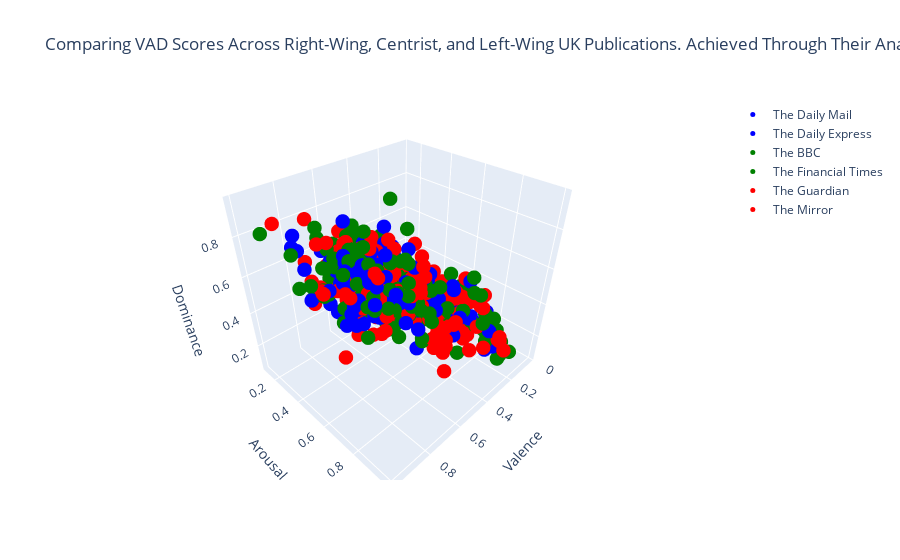

Notebook cell for this chart:
### Code cell
#Plotting TG and DM VAD values in 3D.
x1 = DM_emo_df['valence']
y1 = DM_emo_df['arousal']
z1 = DM_emo_df['dominance']

x2 = DE_emo_df['valence']
y2 = DE_emo_df['arousal']
z2 = DE_emo_df['dominance']

x3 = BBC_emo_df['valence']
y3 = BBC_emo_df['arousal']
z3 = BBC_emo_df['dominance']

x4 = FT_emo_df['valence']
y4 = FT_emo_df['arousal']
z4 = FT_emo_df['dominance']

x5 = TG_emo_df['valence']
y5 = TG_emo_df['arousal']
z5 = TG_emo_df['dominance']

x6 = TM_emo_df['valence']
y6 = TM_emo_df['arousal']
z6 = TM_emo_df['dominance']

trace1 = go.Scatter3d(x=x1, y=y1, z=z1, mode='markers', marker=dict(size=5, color='blue'), name='The Daily Mail')
trace2 = go.Scatter3d(x=x2,y=y2,z=z2,mode='markers',marker=dict(size=5,color='blue'),name='The Daily Express')
trace3 = go.Scatter3d(x=x3,y=y3,z=z3,mode='markers',marker=dict(size=5,color='green'),name='The BBC')
trace4 = go.Scatter3d(x=x4,y=y4,z=z4,mode='markers',marker=dict(size=5,color='green'),name='The Financial Times')
trace5 = go.Scatter3d(x=x5,y=y5,z=z5,mode='markers',marker=dict(size=5,color='red'),name='The Guardian')
trace6 = go.Scatter3d(x=x6,y=y6,z=z6,mode='markers',marker=dict(size=5,color='red'),name='The Mirror')

fig = go.Figure(data=[trace1, trace2, trace3, trace4, trace5, trace6])
fig.update_layout(title='Comparing VAD Scores Across Right-Wing, Centrist, and Left-Wing UK Publications.\nAchieved Through Their Analysis of Their Most Recent YouTube Titles.)',scene=dict(xaxis=dict(title='Valence'),yaxis=dict(title='Arousal'),zaxis=dict(title='Dominance')))
fig.show()

### Figure 1 — Plotly figure (JSON) as saved in the notebook; plotly's stock layout.template omitted (floating-point values rounded to 4 significant figures; data arrays with more than 128 entries replaced by an {"elided": "..."} marker saying what was removed)
{"data": [{"marker": {"color": "blue", "size": 5}, "mode": "markers", "name": "The Daily Mail", "type": "scatter3d", "x": {"elided": "165 float values"}, "y": {"elided": "165 float values"}, "z": {"elided": "165 float values"}}, {"marker": {"color": "blue", "size": 5}, "mode": "markers", "name": "The Daily Express", "type": "scatter3d", "x": {"elided": "170 float values"}, "y": {"elided": "170 float values"}, "z": {"elided": "170 float values"}}, {"marker": {"color": "green", "size": 5}, "mode": "markers", "name": "The BBC", "type": "scatter3d", "x": {"elided": "222 float values"}, "y": {"elided": "222 float values"}, "z": {"elided": "222 float values"}}, {"marker": {"color": "green", "size": 5}, "mode": "markers", "name": "The Financial Times", "type": "scatter3d", "x": {"elided": "188 float values"}, "y": {"elided": "188 float values"}, "z": {"elided": "188 float values"}}, {"marker": {"color": "red", "size": 5}, "mode": "markers", "name": "The Guardian", "type": "scatter3d", "x": {"elided": "242 float values"}, "y": {"elided": "242 float values"}, "z": {"elided": "242 float values"}}, {"marker": {"color": "red", "size": 5}, "mode": "markers", "name": "The Mirror", "type": "scatter3d", "x": {"elided": "185 float values"}, "y": {"elided": "185 float values"}, "z": {"elided": "185 float values"}}], "layout": {"scene": {"xaxis": {"title": {"text": "Valence"}}, "yaxis": {"title": {"text": "Arousal"}}, "zaxis": {"title": {"text": "Dominance"}}}, "title": {"text": "Comparing VAD Scores Across Right-Wing, Centrist, and Left-Wing UK Publications.\nAchieved Through Their Analysis of Their Most Recent YouTube Titles.)"}}}
